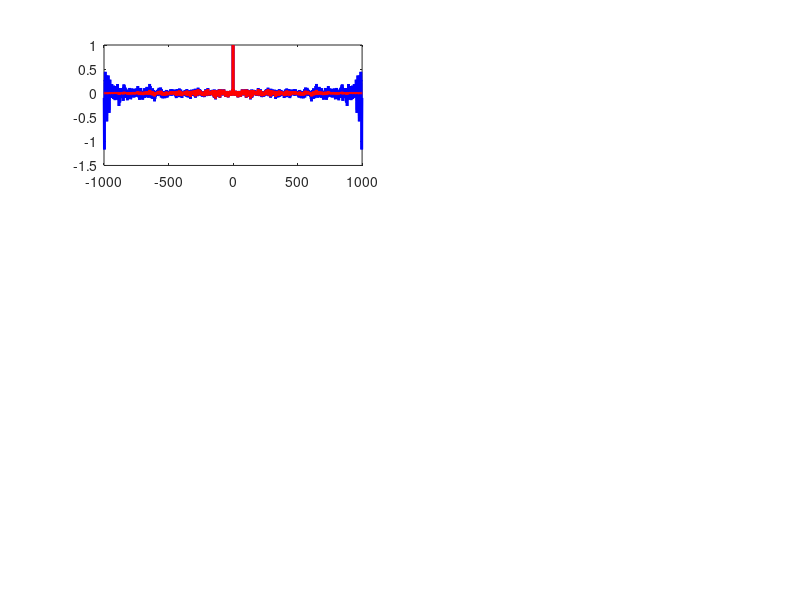

Source code (MATLAB): (Note: this script raises an error after producing the figure.)
clear all
close all
clc;

%% Part (a)
N = 1000;
time = 0:N-1;
WGN = randn(1,N);
nSine = sin(time*0.1) + WGN;
filtWGN = filter([1/8 1/8 1/8 1/8 1/8 1/8 1/8 1/8], 1, WGN); % Moving Average Filter

% calculate biased  ACF
[WGN_b, WGN_blag] = xcorr(WGN, 'biased');
[nSine_b, nSine_blag] = xcorr(nSine, 'biased');
[filtWGN_b, filtWGN_blag] = xcorr(filtWGN, 'biased');

% calculate unbiased  ACF
[WGN_u, WGN_ulag] = xcorr(WGN, 'unbiased');
[nSine_u, nSine_ulag] = xcorr(nSine, 'unbiased');
[filtWGN_u, filtWGN_ulag] = xcorr(filtWGN, 'unbiased');

% make 0 centered
psdWGN_b = fftshift(real(fft(ifftshift(WGN_b))));
psdNSine_b = fftshift(real(fft(ifftshift(nSine_b))));
psdFilt_b = fftshift(real(fft(ifftshift(filtWGN_b))));

psdWGN_u = fftshift(real(fft(ifftshift(WGN_u))));
psdNSine_u = fftshift(real(fft(ifftshift(nSine_u))));
psdFilt_u = fftshift(real(fft(ifftshift(filtWGN_u))));


%%

% Plot WGN
figure;
subplot(3,2,1)
plot(WGN_ulag, WGN_u, 'Color', 'blue','LineWidth',2)
hold on
plot(WGN_blag, WGN_b, 'Color','red','LineWidth',2)
ax = gca;
ax.FontSize = 13;
xlabel('Lag Values')
xlim([-N, N])
ylabel('ACF')
title('WGN ACF')
legend('Unbiased','Biased')
grid on
grid minor

subplot(3,2,2)
plot(WGN_ulag, psdWGN_u, 'Color', 'blue','LineWidth',2)
hold on
plot(WGN_blag, psdWGN_b, 'Color','red','LineWidth',2)
ax = gca;
ax.FontSize = 13;
xlabel('Lag Values')
xlim([-N, N])
ylabel('PSD')
title('WGN Correlogram')
legend('Unbiased','Biased')
grid on
grid minor

% noisy Sinusoid
subplot(3,2,3)
plot(nSine_ulag, nSine_u, 'Color', 'blue','LineWidth',2)
hold on
plot(nSine_blag, nSine_b, 'Color','red','LineWidth',2) 
ax = gca;
ax.FontSize = 13;
xlabel('Lag Values')
xlim([-N, N])
ylabel('ACF')
title('Noisy Sinusoid ACF')
legend('Unbiased','Biased')
grid on
grid minor


subplot(3,2,4)
plot(nSine_ulag, psdNSine_u, 'Color', 'blue','LineWidth',2)
hold on
plot(nSine_blag, psdNSine_b, 'Color','red','LineWidth',2)
ax = gca;
ax.FontSize = 13;
xlabel('Lag Values')
xlim([-N, N])
ylabel('PSD')
title('Noisy Sinusoid Correlogram')
legend('Unbiased','Biased')
grid on
grid minor

% Filtered WGN
subplot(3,2,5)
plot(filtWGN_ulag, filtWGN_u, 'Color', 'blue','LineWidth',2)
hold on
plot(filtWGN_blag, filtWGN_b, 'Color','red','LineWidth',2)
ax = gca;
ax.FontSize = 13;
xlabel('Lag Values')
xlim([-N, N])
ylabel('ACF')
title('Filtered WGN ACF')
legend('Unbiased','Biased')
grid on
grid minor

subplot(3,2,6)
plot(filtWGN_ulag, psdFilt_u, 'Color', 'blue','LineWidth',2)
hold on
plot(filtWGN_blag, psdFilt_b, 'Color','red','LineWidth',2)
ax = gca;
ax.FontSize = 13;
xlabel('Lag Values')
xlim([-N, N])
ylabel('PSD')
title('Filtered WGN Correlogram')
legend('Unbiased','Biased')
grid on
grid minor

%% Part (b)

fs = 10;
N = 1000;
n = 0:1/(2*fs):fs;
x = [1.5*sin(2*pi*n) + 0.5*sin(2*pi*n*0.3) + 1.2*sin(2*pi*n*1.8) zeros(1, N-length(n))];
all_psds = zeros(100, N*2-1);


figure;
hold on
for i = 1:100
    noisy_signal = x + randn(1,length(x)); %wgn(length(test_signal), 1, 1)';
    % Correlogram
    [corr_b, corr_lag] = xcorr(noisy_signal, 'biased');
    all_psds(i,:) = fftshift(real(fft(ifftshift(corr_b))));
    subplot(1,2,1)
    f_rad = (corr_lag/max(corr_lag))*fs;
    plot(f_rad, real(all_psds(i,:)),'color','c','LineWidth',1.5);
    hold on
end

f_rad = (corr_lag/max(corr_lag))*fs;
% Mean
plot(f_rad, mean(real(all_psds)),'color','b','LineWidth',2);
xlim([0,3])
ax = gca;
ax.FontSize = 15;
xlabel('Frequency [Hz]')
ylabel('PSD')
set(gca,'fontsize',15)
title('PSD estimates (different realisations and mean)','fontsize',16)
grid on 
grid minor

subplot(1,2,2)
% Standard Deviation
plot(f_rad, std(real(all_psds)),'color','r','LineWidth',2);
xlim([0,3])
ax = gca;
ax.FontSize = 15;
xlabel('Frequency [Hz]')
ylabel('PSD')
set(gca,'fontsize',15)
title('Standard deviation of the PSD estimate','fontsize',16)
grid on
grid minor
set(gcf,'color','w')


%% Part (c)

figure;
hold on
for i = 1:100
    subplot(1,2,1)
    plot(f_rad, 10*log10(real(all_psds(i,:))),'color','c','LineWidth',1.5);
    hold on
end

% Mean
plot(f_rad, 10*log10(mean(real(all_psds))),'color','b','LineWidth',2);
xlim([0,3])
ax = gca;
ax.FontSize = 15;
xlabel('Frequency [Hz]')
ylabel('PSD (dB)')
set(gca,'fontsize',15)
title('PSD estimates (different realisations and mean)','fontsize',16)
grid on 
grid minor

subplot(1,2,2)
% Standard Deviation
plot(f_rad, std(10*log10(real(all_psds))),'color','r','LineWidth',2);
xlim([0,3])
ax = gca;
ax.FontSize = 15;
xlabel('Frequency [Hz]')
ylabel('PSD (dB)')
set(gca,'fontsize',15)
title('Standard deviation of the PSD estimate','fontsize',16)
grid on
grid minor
set(gcf,'color','w')


%% Part (d)
N= 1000;
len = [30 35 40 45 50];
colors = {'y','r','g','b','m'};

figure;
hold on
for i = 1: length(len)
    n = 0:len(i);
    noise = 0.2/sqrt(2)*(randn(size(n))+1j*randn(size(n)));
    x = exp(1j*2*pi*0.3*n) + exp(1j*2*pi*0.32*n) + noise;
    zeroArr = zeros(1, N-length(x));
    psd_data = abs((fft([x zeroArr]))./length(n));
    f_axis = [0:N-1]/N;
    plot(f_axis, 10*log10(psd_data),'color',colors{i},'LineWidth',2)
    hold on
end
ax = gca;
ax.FontSize = 14;
xlabel('Frequency (Hz)')
ylabel('PSD (dB)')
title('PSD: Noisy Complex Exponential Signal','fontsize',14)
xlim([0.2 0.5])
legend('N=30','N=35','N=40','N=45','N=50')
grid on
grid minor


%% Part (e)

N = 256;
n = 0:30-1;
all_psds = zeros(100, N);


figure;
subplot(1,2,1);
hold on
for i = 1:100
    noise = 0.2/sqrt(2)*(randn(size(n))+1j*randn(size(n)));
    x = exp(1j*2*pi*0.3*n) + exp(1j*2*pi*0.32*n) + noise;
    [~,R] = corrmtx([x zeros(1, N-length(x))],14,'mod');
    [all_psds(i, :), F] = pmusic(R,2,[ ],1,'corr');
    plot(F,all_psds(i, :),'color','c','linewidth',2); 
end

% Mean
plot(F, mean(all_psds),'color','b','LineWidth',2);
ax = gca;
ax.FontSize = 15;
set(gca,'xlim',[0.25 0.40]);
set(gca,'fontsize',15);
xlabel('Hz'); 
ylabel('Pseudospectrum');
title('MUSIC Pseudospectrum - Realisations and mean','fontsize',16)
grid on 
grid minor

subplot(1,2,2)
% Standard Deviation
plot(F, std(all_psds),'color','r','LineWidth',2);
ax = gca;
ax.FontSize = 15;
xlabel('Frequency [\pi radians]')
ylabel('PSD')
set(gca,'fontsize',15)
set(gca,'xlim',[0.25 0.40]);
title('Standard deviation of MUSIC Pseudospectrum','fontsize',16)
grid on
grid minor
set(gcf,'color','w')
